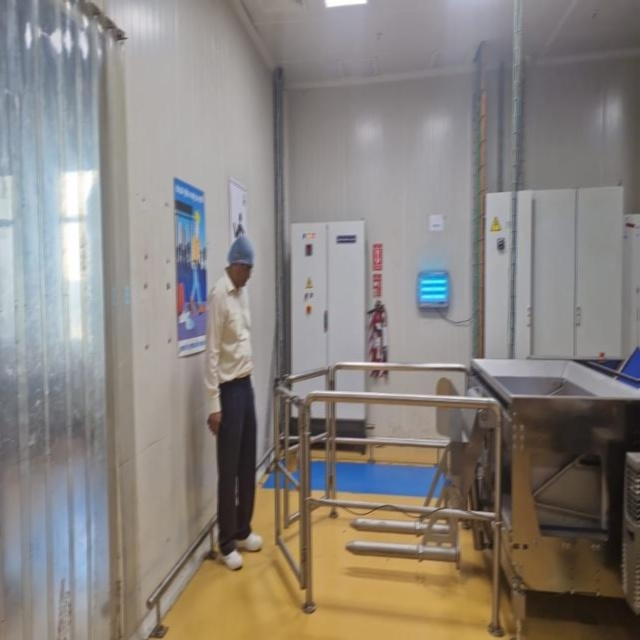
#> input picture dataset/images/train/image2_aug13.jpg, 640 x 640 px
$ python -i monitor_images.py   (imports and definitions only)
#> lines starting #> are read from the running program, lines starting #| are printed output that depends on the picture; after the words box and inside, x2 and y2 are one past the last pixel; in counts of white or black regions, pixels touching at a corner belong together
#> further down, picture is the input picture: shape (640, 640, 3); mean B, G, R 125.9, 131.2, 136.8
import cv2
import numpy as np
from ultralytics import YOLO
import os

# ------------------------------
# CONFIGURATION
# ------------------------------
MODEL_PATH = r"runs/detect/periphery_finetune2/weights/best.pt"
INPUT_IMAGE = r"dataset/images/train/image2_aug13.jpg"   # Change this path to your test image
OUTPUT_DIR = "output"
# [1 line not run here, left out]

# Alert thresholds
ALERT_THRESHOLD = 0.5    # Trigger full alert if IoU > 0.1
WARNING_THRESHOLD = 0.1 # Trigger "near zone" warning if IoU > 0.05

# ------------------------------
# HELPER FUNCTIONS
# ------------------------------
def get_auto_roi(image):
    """Automatically find ROI using edge detection and contour analysis."""
    gray = cv2.cvtColor(image, cv2.COLOR_BGR2GRAY)
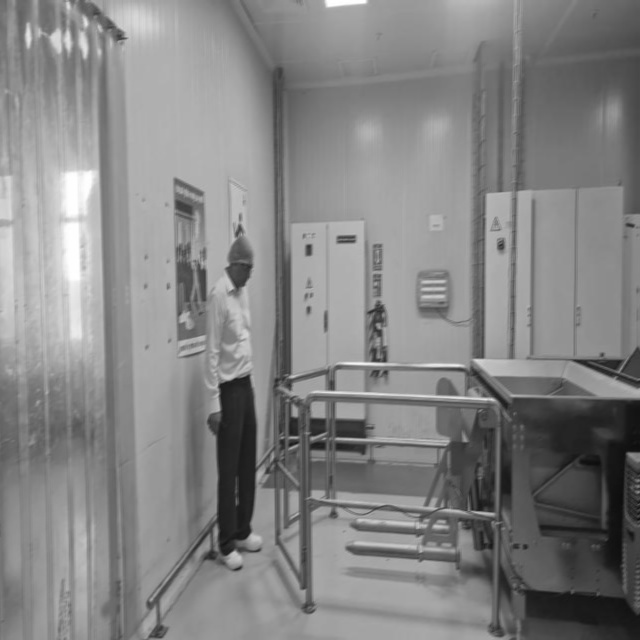
#> gray: shape (640, 640); min 12, max 255, mean 132.3
    blurred = cv2.GaussianBlur(gray, (7, 7), 0)
    edges = cv2.Canny(blurred, 50, 150)
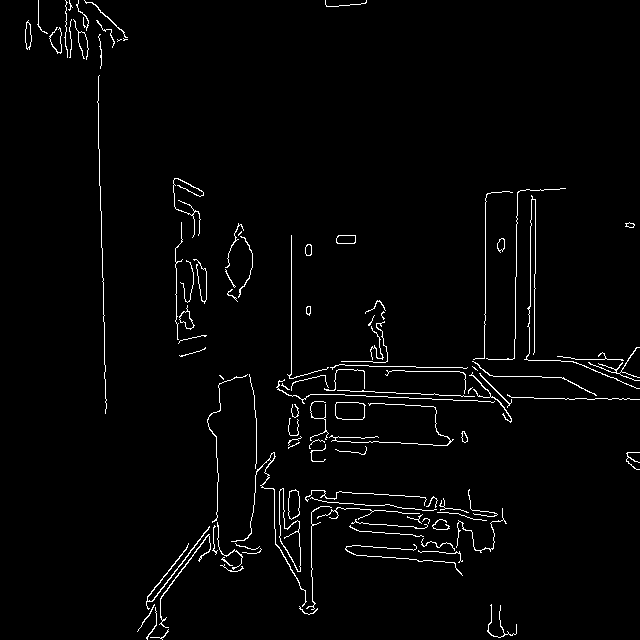
#> edges: shape (640, 640); 2.2% white in thin lines or dots

    contours, _ = cv2.findContours(edges, cv2.RETR_EXTERNAL, cv2.CHAIN_APPROX_SIMPLE)
#> contours = 104 contours, 79 with area under 20; largest, box (x1, y1, x2, y2) and area: (279, 488, 301, 572) 787, (335, 402, 366, 420) 475, (288, 489, 300, 520) 276, (179, 305, 195, 330) 151, (336, 235, 356, 244) 148
    if not contours:
        return None

    # Pick the largest contour (machinery area)
    largest = max(contours, key=cv2.contourArea)
#> largest = contour of 63 points, box (x1, y1, x2, y2) (279, 488, 301, 572), area 787
    x, y, w, h = cv2.boundingRect(largest)
#> x = 279; y = 488; w = 22; h = 84

    # Slightly expand and cap the ROI size
    x = max(0, x - 20)
#> x = 259
    y = max(0, y - 20)
#> y = 468
    w = min(image.shape[1] - x, w + 60)
#> w = 82
    h = min(image.shape[0] - y, h + 60)
#> h = 144

    # Cap ROI growth relative to image dimensions
    height, width = image.shape[:2]
#> height = 640; width = 640
    max_w, max_h = int(0.7 * width), int(0.5 * height)
#> max_w = 448; max_h = 320
    w = min(w, max_w)
    h = min(h, max_h)

    return (x, y, x + w, y + h)

# [93 lines left out: functions check_intersection, main, not called in this run]

# [2 lines not run here, left out]

>>> import cv2
>>> picture = cv2.imread('dataset/images/train/image2_aug13.jpg')
>>> result = get_auto_roi(picture)
#> result = (259, 468, 341, 612)

$ run again, on dataset/images/train/image1_aug0.jpg
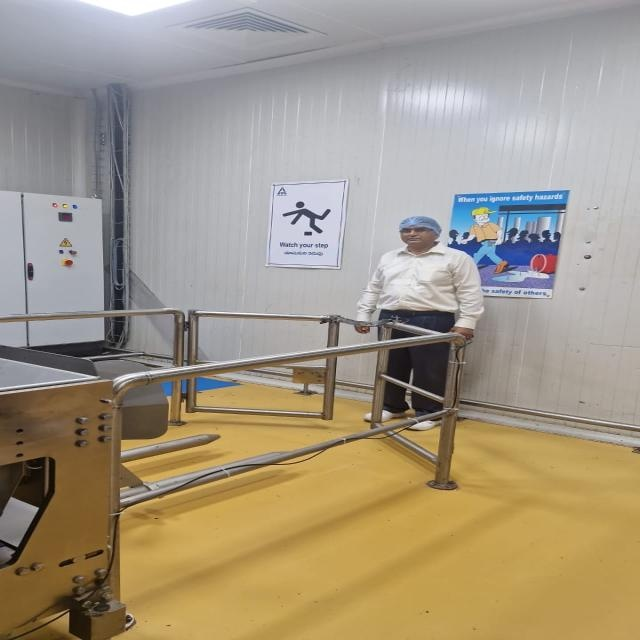
#> input picture dataset/images/train/image1_aug0.jpg, 640 x 640 px
#> picture is the input picture: shape (640, 640, 3); mean B, G, R 131.5, 151.1, 162.5
#> in get_auto_roi, `gray = cv2.cvtColor(image, cv2.COLOR_BGR2GRAY)`:
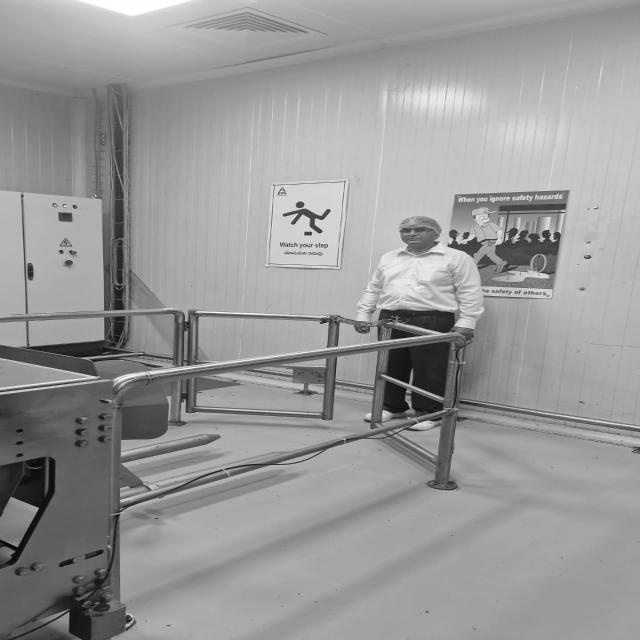
#> gray: shape (640, 640); min 0, max 255, mean 152.3
#> in get_auto_roi, `edges = cv2.Canny(blurred, 50, 150)`:
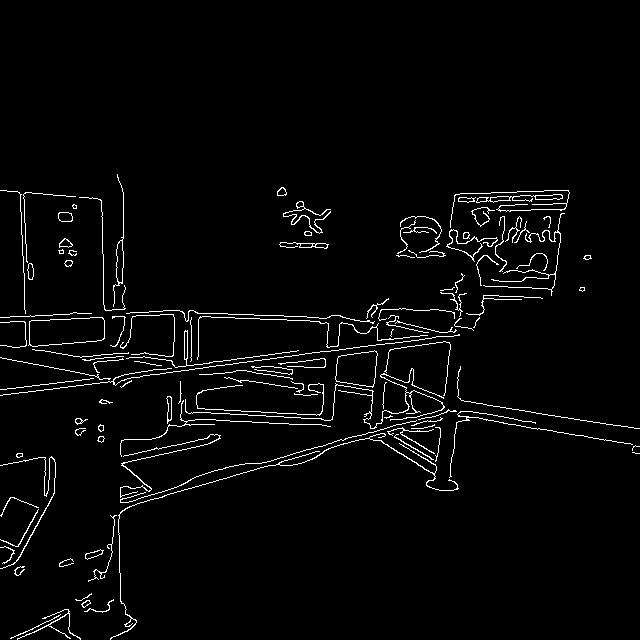
#> edges: shape (640, 640); 2.9% white in thin lines or dots, all inside (x1, y1, x2, y2) = (0, 174, 640, 640)
#> contours = 110 contours, 75 with area under 20; largest, box (x1, y1, x2, y2) and area: (28, 317, 105, 347) 1821, (335, 350, 378, 388) 1196, (113, 174, 124, 307) 252, (476, 194, 563, 203) 238, (58, 212, 73, 222) 115
#> largest = contour of 35 points, box (x1, y1, x2, y2) (28, 317, 105, 347), area 1821
#> in get_auto_roi, `x, y, w, h = cv2.boundingRect(largest)`: x = 28; y = 317; w = 77; h = 30
#> in get_auto_roi, `x = max(0, x - 20)`: x = 8
#> in get_auto_roi, `y = max(0, y - 20)`: y = 297
#> in get_auto_roi, `w = min(image.shape[1] - x, w + 60)`: w = 137
#> in get_auto_roi, `h = min(image.shape[0] - y, h + 60)`: h = 90
#> result = (8, 297, 145, 387)

$ run again, on dataset/images/train/image1_aug1.jpg
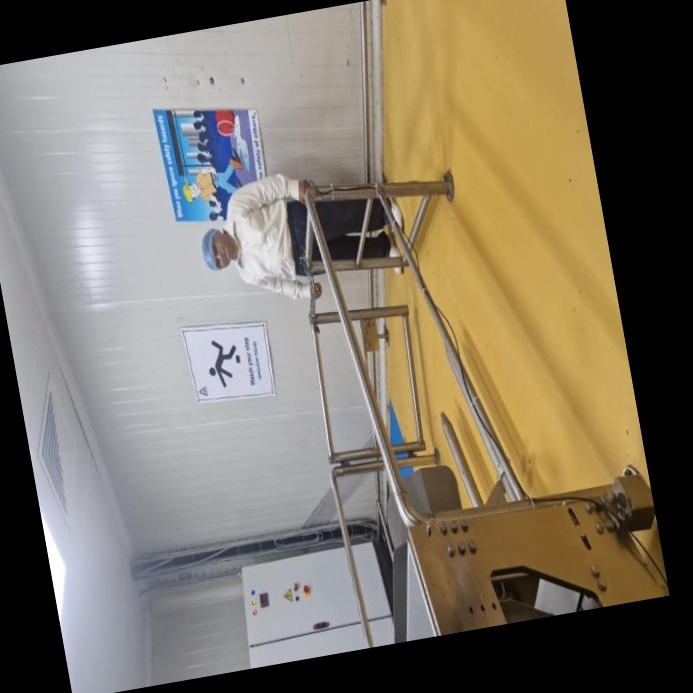
#> input picture dataset/images/train/image1_aug1.jpg, 693 x 693 px
#> picture is the input picture: shape (693, 693, 3); mean B, G, R 103.8, 119.1, 128
#> in get_auto_roi, `gray = cv2.cvtColor(image, cv2.COLOR_BGR2GRAY)`:
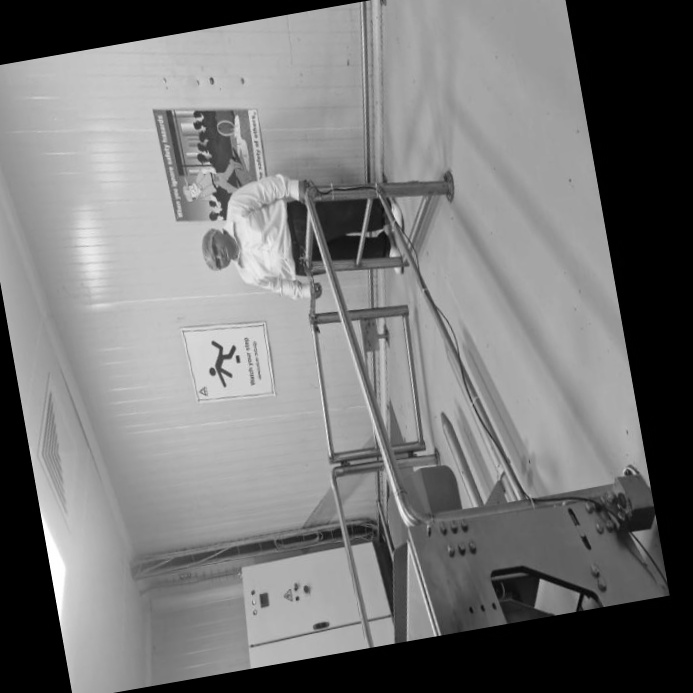
#> gray: shape (693, 693); min 0, max 255, mean 120
#> in get_auto_roi, `edges = cv2.Canny(blurred, 50, 150)`:
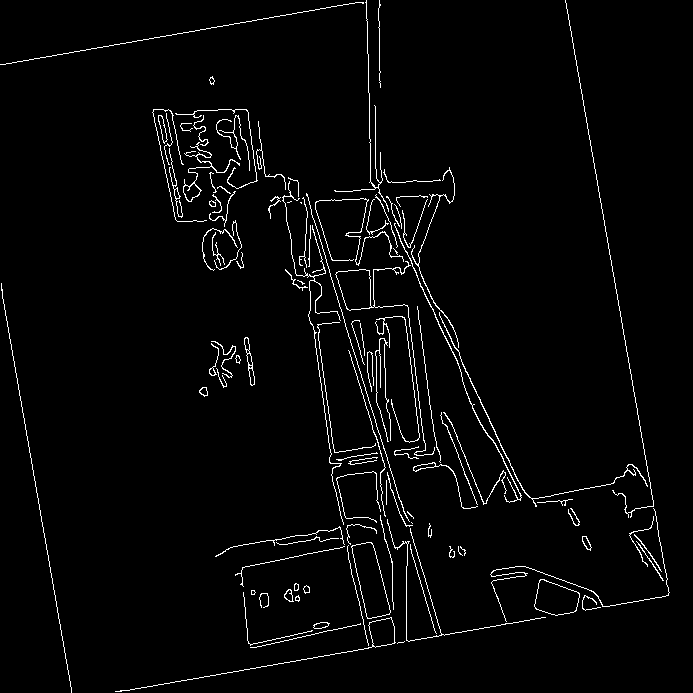
#> edges: shape (693, 693); 2.7% white in thin lines or dots
#> contours = 106 contours, 73 with area under 20; largest, box (x1, y1, x2, y2) and area: (351, 542, 391, 619) 1714, (335, 261, 435, 456) 1154, (534, 579, 580, 616) 1144, (115, 617, 396, 692) 598, (183, 142, 240, 202) 250
#> largest = contour of 90 points, box (x1, y1, x2, y2) (351, 542, 391, 619), area 1714
#> in get_auto_roi, `x, y, w, h = cv2.boundingRect(largest)`: x = 351; y = 542; w = 40; h = 77
#> in get_auto_roi, `x = max(0, x - 20)`: x = 331
#> in get_auto_roi, `y = max(0, y - 20)`: y = 522
#> in get_auto_roi, `w = min(image.shape[1] - x, w + 60)`: w = 100
#> in get_auto_roi, `h = min(image.shape[0] - y, h + 60)`: h = 137
#> result = (331, 522, 431, 659)

$ run again, on dataset/images/train/image1_aug10.jpg
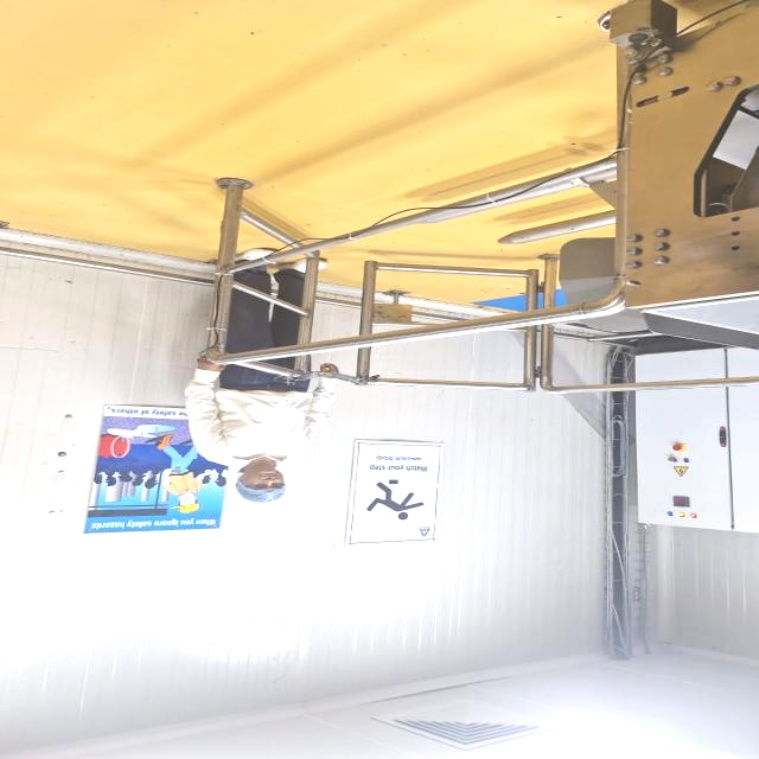
#> input picture dataset/images/train/image1_aug10.jpg, 759 x 759 px
#> picture is the input picture: shape (759, 759, 3); mean B, G, R 191.2, 214.4, 224.7
#> in get_auto_roi, `gray = cv2.cvtColor(image, cv2.COLOR_BGR2GRAY)`:
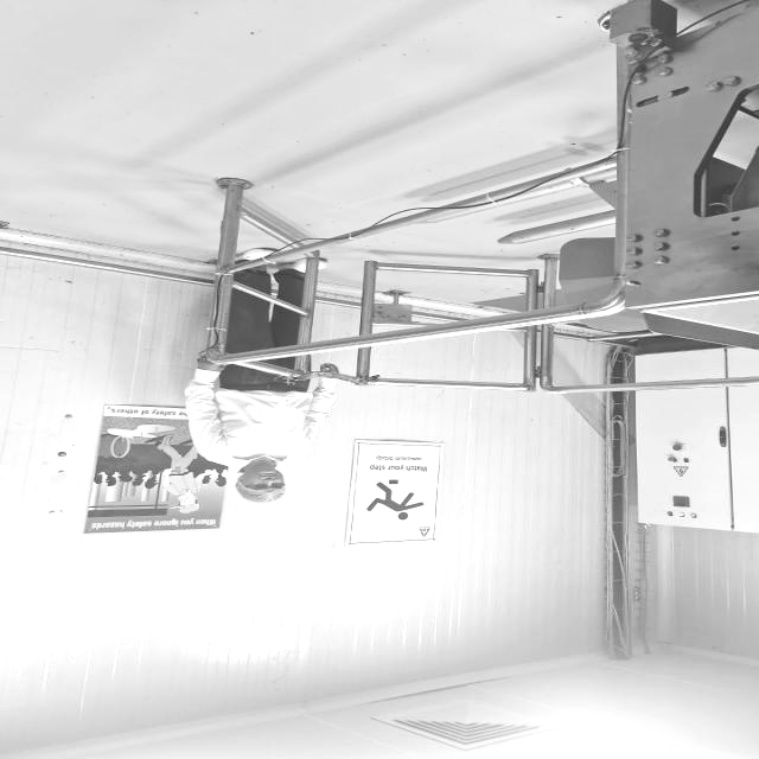
#> gray: shape (759, 759); min 51, max 255, mean 214.9
#> in get_auto_roi, `edges = cv2.Canny(blurred, 50, 150)`:
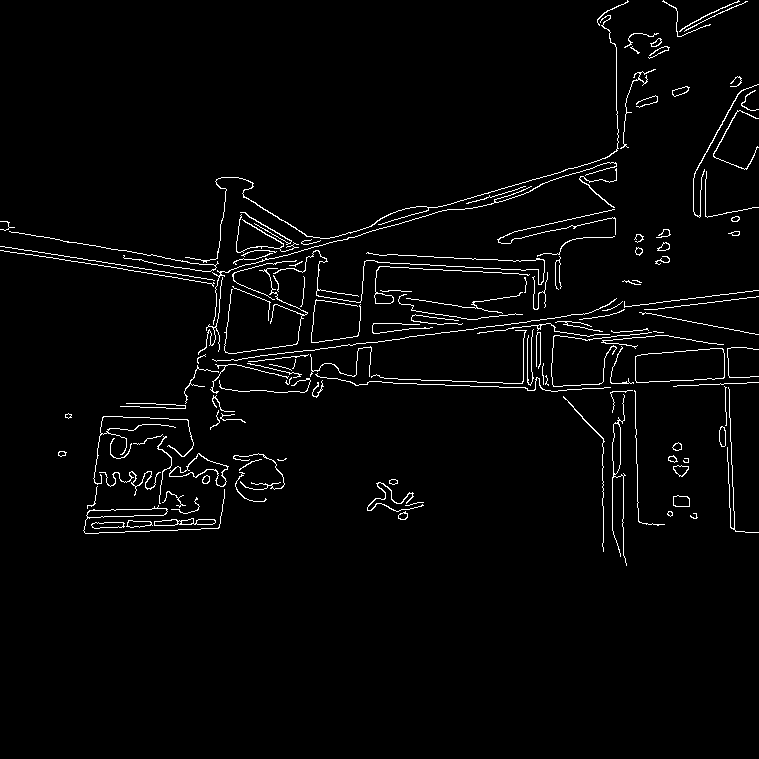
#> edges: shape (759, 759); 2.6% white in thin lines or dots, all inside (x1, y1, x2, y2) = (0, 0, 759, 566)
#> contours = 133 contours, 92 with area under 20; largest, box (x1, y1, x2, y2) and area: (635, 348, 725, 383) 2572, (169, 453, 229, 487) 677, (83, 489, 225, 534) 529, (612, 394, 627, 566) 356, (154, 518, 216, 526) 270
#> largest = contour of 38 points, box (x1, y1, x2, y2) (635, 348, 725, 383), area 2572
#> in get_auto_roi, `x, y, w, h = cv2.boundingRect(largest)`: x = 635; y = 348; w = 90; h = 35
#> in get_auto_roi, `x = max(0, x - 20)`: x = 615
#> in get_auto_roi, `y = max(0, y - 20)`: y = 328
#> in get_auto_roi, `w = min(image.shape[1] - x, w + 60)`: w = 144
#> in get_auto_roi, `h = min(image.shape[0] - y, h + 60)`: h = 95
#> result = (615, 328, 759, 423)
